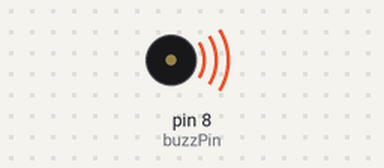
The sketch below on a simulated Arduino Uno, built with avr-gcc and run on an emulated ATmega328P. Parts: buzzer (waves = sounding).

Above: at 0.1 s.
Timing chart, 0 to 1.6 s (numbered marks = the images above):
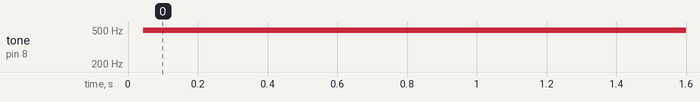

The sketch:

passiveBuzzer.ino.ino
```cpp
int buzzPin = 8;
int buzzTime = 1;
int buzzTime2 = 10;

void setup() {
  // put your setup code here, to run once:

   pinMode(buzzPin, OUTPUT);
}

void loop() {
  // put your main code here, to run repeatedly:

   digitalWrite(buzzPin, HIGH);
   delay(buzzTime);
   digitalWrite(buzzPin, LOW);
   delay(buzzTime);
}
```

Measured:
- by itself, tone on pin 8 (buzzPin): silent → 495 Hz at 0.04 s
